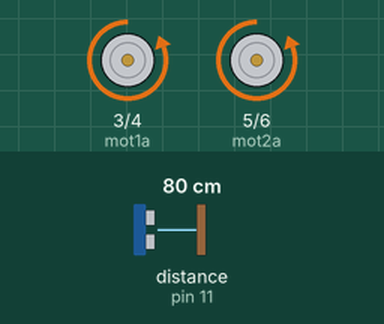
Recording of a sketch running on a simulated Arduino Uno, built with avr-gcc and run on an emulated ATmega328P. Parts: motor-driver pin pairs drawn as motors (green arrow = first pin HIGH = forward, orange = second pin HIGH = backward, longer = more drive). The inputs (shaded band) are chosen by the test bench; at power-on: distance to the obstacle (sensor on pin 11) 80 cm. The echo pulse lasts 58.3 µs per cm.

Above: at 1.2 s.
1.3 s: distance to the obstacle (sensor on pin 11) set to 22 cm
2.8 s: distance to the obstacle (sensor on pin 11) set to 17 cm
At 3.7 s:
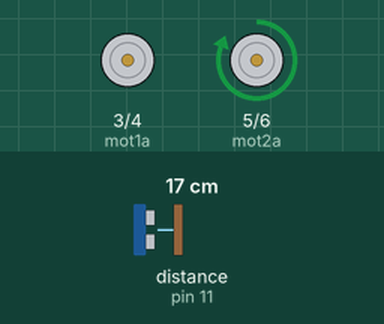
4.3 s: distance to the obstacle (sensor on pin 11) set to 35 cm
At 4.9 s:
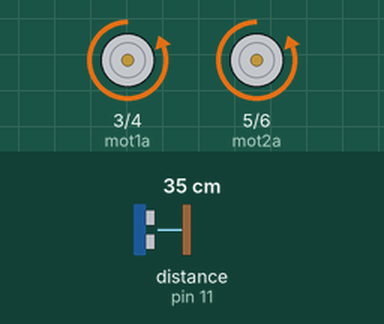
5.8 s: distance to the obstacle (sensor on pin 11) set to 2 cm
At 7.2 s:
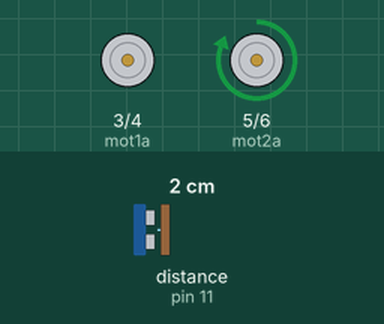
Timing chart, 0 to 8.3 s (numbered marks = the images above; inputs shaded):
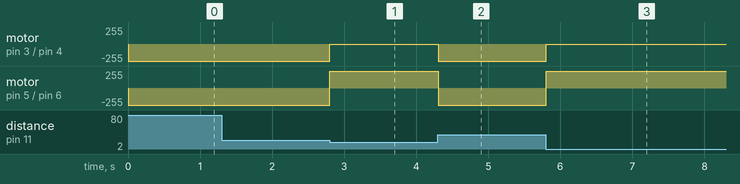

The sketch:

motor_e_ultasonico.ino
```cpp
#include <HCSR04.h>

#define mot1a 3
#define mot1b 4
#define mot2a 5
#define mot2b 6

#define p_trigger 10
#define p_echo 11

UltraSonicDistanceSensor distanceSensor(p_trigger, p_echo);

int dist_cm, dist_m;

void setup () {
  Serial.begin(9600);
  pinMode(mot1a, OUTPUT);
  pinMode(mot1b, OUTPUT);
  pinMode(mot2a, OUTPUT);
  pinMode(mot2b, OUTPUT);
}

void loop () {
    dist_cm = distanceSensor.measureDistanceCm();
    if(dist_cm > 20){
      tras();
    }
    if(dist_cm < 20){
      direita();
    }
}

void frente(){
  digitalWrite(mot1a, HIGH);
  digitalWrite(mot2a, HIGH);
  digitalWrite(mot1b, LOW);
  digitalWrite(mot2b, LOW);
}

void parar(){
  digitalWrite(mot1a, LOW);
  digitalWrite(mot2a, LOW);
  digitalWrite(mot1b, LOW);
  digitalWrite(mot2b, LOW);
}

void tras(){
  digitalWrite(mot1a, LOW);
  digitalWrite(mot2a, LOW);
  digitalWrite(mot1b, HIGH);
  digitalWrite(mot2b, HIGH);
}
void esquerda(){
  digitalWrite(mot1a, HIGH);
  digitalWrite(mot2a, LOW);
  digitalWrite(mot1b, LOW);
  digitalWrite(mot2b, LOW);
}
void direita(){
  digitalWrite(mot1a, LOW);
  digitalWrite(mot2a, HIGH);
  digitalWrite(mot1b, LOW);
  digitalWrite(mot2b, LOW);
}
```

Measured:
- the behaviour switches between 20 and 19 cm on distance to the obstacle (sensor on pin 11) (found by bisection; images 0 and 1)
- after the input at 1.3 s, every drawn part: stays the same
- after the input at 2.8 s, motor on pin 3 (mot1a) / pin 4 (mot1b): backward 255/255 → stopped at once; motor on pin 5 (mot2a) / pin 6 (mot2b): backward 255/255 → forward 255/255 at once
- after the input at 4.3 s, motor on pin 3 (mot1a) / pin 4 (mot1b): stopped → backward 255/255 at once; motor on pin 5 (mot2a) / pin 6 (mot2b): forward 255/255 → backward 255/255 at once
- after the input at 5.8 s, motor on pin 3 (mot1a) / pin 4 (mot1b): backward 255/255 → stopped at once; motor on pin 5 (mot2a) / pin 6 (mot2b): backward 255/255 → forward 255/255 at once
